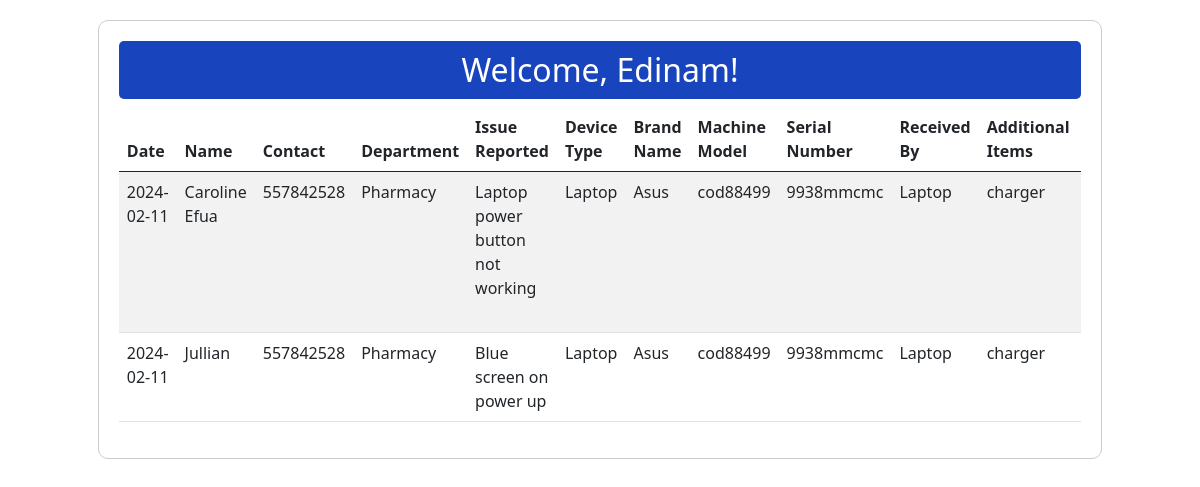
The page /admintable.php (signed in) on the database its author committed.
### tables this page shows
CREATE TABLE `logbook` (
  `id` int(11) NOT NULL,
  `date` varchar(20) NOT NULL,
  `name` varchar(255) NOT NULL,
  `contact` int(11) NOT NULL,
  `department` varchar(255) NOT NULL,
  `issue_reported` varchar(255) NOT NULL,
  `device_type` varchar(255) NOT NULL,
  `brand_name` varchar(255) NOT NULL,
  `machine_model` varchar(255) NOT NULL,
  `serial_number` varchar(20) NOT NULL,
  `received_by` varchar(255) NOT NULL,
  `additional_items` varchar(255) NOT NULL,
  `hypothesis` varchar(255) NOT NULL,
  `wikihow` varchar(255) NOT NULL,
  `status` varchar(20) NOT NULL,
  `handled_by` varchar(255) NOT NULL,
  `date_fixed` varchar(20) NOT NULL,
  `date_taken` varchar(20) NOT NULL
);

### admintable.php (the view, shortened to what this page needs)
<!DOCTYPE html>
<html lang="en">
<head>
    <link  rel="stylesheet" href="https://cdn.jsdelivr.net/npm/bootstrap@5.0.2/dist/css/bootstrap.min.css">
    <link rel="stylesheet" href="https://cdn.datatables.net/buttons/3.0.1/css/buttons.dataTables.css" />
    <link rel="stylesheet" href="https://cdn.datatables.net/2.0.3/css/dataTables.dataTables.css" />
    <link rel="stylesheet" href="https://cdnjs.cloudflare.com/ajax/libs/font-awesome/6.3.0/css/all.min.css"/>
</head>
<body>
   <div class="container">
        <div class="table-container">
            <h2>Welcome, <?php echo $_SESSION['username']; ?>!</h2>
            <div class="table-responsive">
                    <table id="logbookTable" class="table table-striped" style="width:100%">
                        <thead>
                            <tr>
                                <th>Date</th>
                                <th>Name</th>
                                <th>Contact</th>
                                <th>Department</th>
                                <th>Issue Reported</th>
                                <th>Device Type</th>
                                <th>Brand Name</th>
                                <th>Machine Model</th>
                                <th>Serial Number</th>
                                <th>Received By</th>
                                <th>Additional Items</th>
                                <th>Hypothesis</th>
                            </tr>
                        </thead>
                        <tbody>
                            <?php
                            include 'config.php';
                            $sql = "SELECT * FROM logbook";
                            $result = $conn->query($sql);
                            if ($result->num_rows > 0) {
                                while ($row = $result->fetch_assoc()) {
                                    echo "<tr>";
                                    echo "<td>" . $row['date'] . "</td>";
                                    echo "<td>" . $row['name'] . "</td>";
                                    echo "<td>" . $row['contact'] . "</td>";
                                    echo "<td>" . $row['department'] . "</td>";
                                    echo "<td>" . $row['issue_reported'] . "</td>";
                                    echo "<td>" . $row['device_type'] . "</td>";
                                    echo "<td>" . $row['brand_name'] . "</td>";
                                    echo "<td>" . $row['machine_model'] . "</td>";
                                    echo "<td>" . $row['serial_number'] . "</td>";
                                    echo "<td>" . $row['received_by'] . "</td>";
                                    echo "<td>" . $row['additional_items'] . "</td>";
                                    echo "<td>" . $row['hypothesis'] . "</td>";
                                    echo "</tr>";
                                }
                            }
                            ?>
                        </tbody>
                    </table>
       </div>
     </div>
    </div>
</body>
</html>

### admintable.php (style rules this page uses)
.table-container { margin: 20px auto; padding: 20px; max-width: 90%; border: 1px solid #ccc; border-radius: 10px; }
.table-container h2 { text-align:center; background:#1844bd; padding:10px; border-radius:5px; color:#fff; }
.table-responsive { width: 100%; overflow-x: auto; }

### rows shown on the page
logbook: date "2024-02-11", name "Caroline Efua", contact "557842528", department "Pharmacy", issue_reported "Laptop power button not working", device_type "Laptop", brand_name "Asus", machine_model "cod88499", serial_number "9938mmcmc", received_by "Laptop", additional_items "charger"
logbook: date "2024-02-11", name "Jullian", contact "557842528", department "Pharmacy", issue_reported "Blue screen on power up", device_type "Laptop", brand_name "Asus", machine_model "cod88499", serial_number "9938mmcmc", received_by "Laptop", additional_items "charger"

### other values the page prints
$_SESSION['username'] "Edinam"
